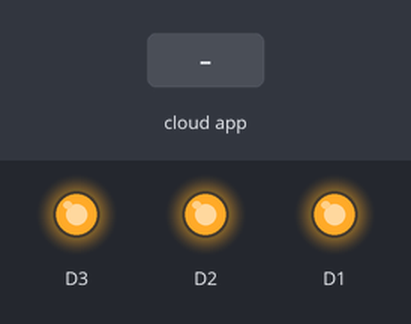
The sketch below on a simulated ESP8266 (NodeMCU). Shown: output pins drawn as LEDs (lit = HIGH). Inputs (shaded band) come from the test bench. WiFi joins after 1.5 s; servers stay silent unless stated; the Firebase database answers and starts empty; what the sketch prints to the serial monitor is not drawn.

Above: at 4.1 s.
4.2 s: the phone or cloud app sets Fan to 1
At 6.1 s:
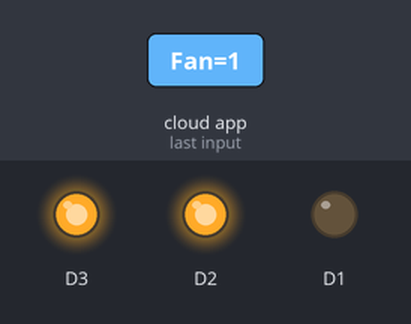
6.7 s: the phone or cloud app sets Rlight to 1
At 8.3 s:
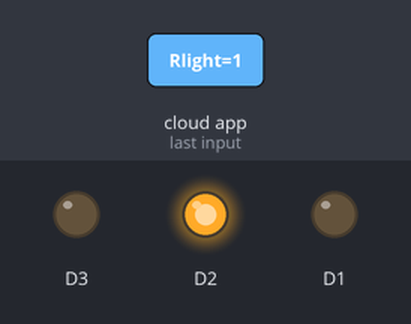
9.5 s: the phone or cloud app sets Klight to 1
At 11.7 s:
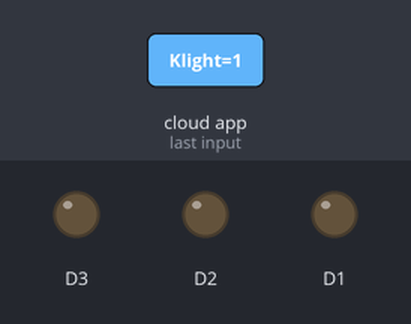
12.3 s: the phone or cloud app sets Fan to 0
At 14.8 s:
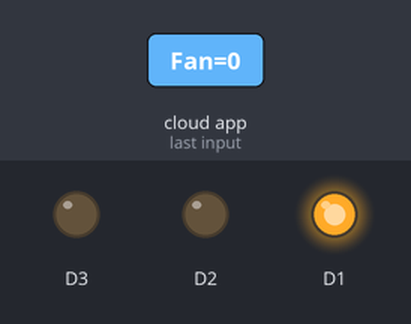
15.1 s: the phone or cloud app sets Rlight to 0
At 17.3 s:
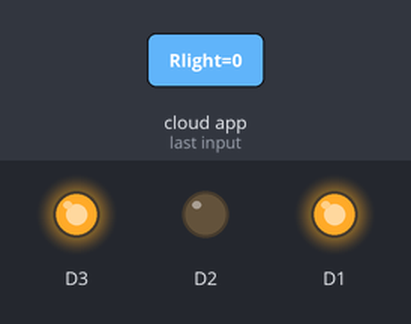
17.9 s: the phone or cloud app sets Fan to 1
At 19.5 s:
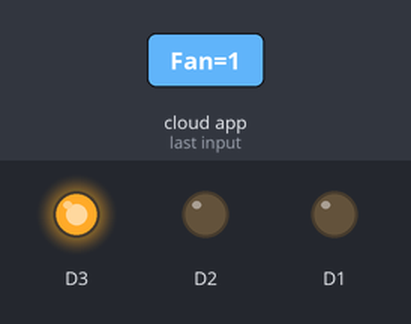
Timing chart, 0 to 21.0 s (numbered marks = the images above; inputs shaded):
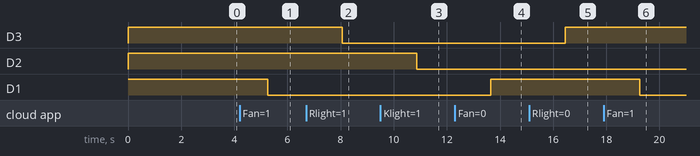

Measured:
- after the input at 4.2 s, D1: HIGH → LOW after 1.1 s
- after the input at 6.7 s, D3: HIGH → LOW after 1.4 s
- after the input at 9.5 s, D2: HIGH → LOW after 1.4 s
- after the input at 12.3 s, D1: LOW → HIGH after 1.4 s
- after the input at 15.1 s, D3: LOW → HIGH after 1.4 s
- after the input at 17.9 s, D1: HIGH → LOW after 1.4 s

The sketch:

smartHome.ino
```cpp
#include <ESP8266WiFi.h>
#include <FirebaseArduino.h>

#define FIREBASE_HOST ""
#define FIREBASE_AUTH ""
#define WIFI_SSID ""
#define WIFI_PASSWORD ""


String fan, klight, rlight;
void setup() {

  pinMode(D1,OUTPUT);
  pinMode(D2,OUTPUT);
  pinMode(D3,OUTPUT);
  digitalWrite(D1,HIGH);
  digitalWrite(D2,HIGH);
  digitalWrite(D3,HIGH);

  Serial.begin(9600);

  // connect to wifi.
  WiFi.begin(WIFI_SSID, WIFI_PASSWORD);
  Serial.print("connecting");
  while (WiFi.status() != WL_CONNECTED) {
    Serial.print(".");
    delay(500);
  }
  Serial.println();
  Serial.print("connected: ");
  Serial.println(WiFi.localIP());

  Firebase.begin(FIREBASE_HOST, FIREBASE_AUTH);


  Firebase.setString("Fan", "0");

  Firebase.setString("Klight", "0");

  Firebase.setString("Rlight", "0");
  // handle error
  if (Firebase.failed()) {
      Serial.print("setting /number failed:");
      Serial.println(Firebase.error());
      return;
  }
  delay(1000);
}

void loop() {
  // get value
  Serial.print("Fan: ");
  Serial.println(Firebase.getString("Fan"));
  fan=Firebase.getString("Fan");

  Serial.print("Rlight: ");
  Serial.println(Firebase.getString("Rlight"));
  rlight=Firebase.getString("Rlight");

  Serial.print("Klight: ");
  Serial.println(Firebase.getString("Klight"));
  klight=Firebase.getString("Klight");

  if (fan=="1") {
    digitalWrite(D1,LOW);
  }
  else if (fan=="0"){
    digitalWrite(D1,HIGH);
  }

  if (klight=="1") {
    digitalWrite(D2,LOW);
  }
  else if (klight=="0"){
    digitalWrite(D2,HIGH);
  }

  if (rlight=="1") {
    digitalWrite(D3,LOW);
  }
  else if (rlight=="0"){
    digitalWrite(D3,HIGH);
  }

  // handle error
  if (Firebase.failed()) {
      Serial.print("setting /message failed:");
      Serial.println(Firebase.error());
      return;
  }
  delay(500);
}
```
